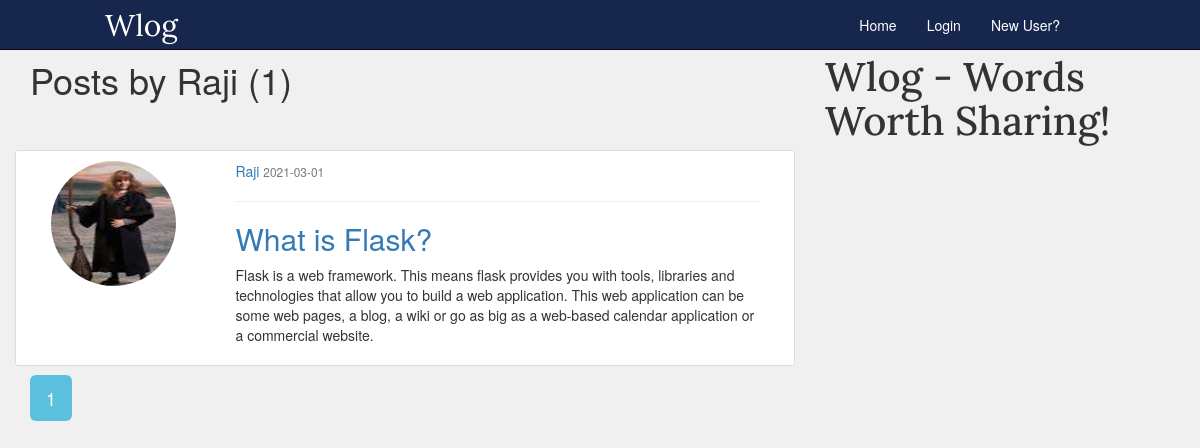
Page /user/Raji on the committed database.
### blog/models.py (models this page shows, shortened)
class User(db.Model,UserMixin):
    id=db.Column(db.Integer,primary_key=True)
    username=db.Column(db.String(20),unique=True,nullable=False)
    email=db.Column(db.String(120),unique=True,nullable=False)
    image_file=db.Column(db.String(20),nullable=False,default='default.jpg')
    password=db.Column(db.String(60),nullable=False)
    posts=db.relationship('Post',backref='author',lazy=True)

class Post(db.Model):
    id=db.Column(db.Integer,primary_key=True)
    title=db.Column(db.String(100),nullable=False)
    date_posted=db.Column(db.DateTime,nullable=False,default=datetime.utcnow)
    content=db.Column(db.Text,nullable=False)
    user_id=db.Column(db.Integer,db.ForeignKey('user.id'),nullable=False)

### blog/users/routes.py (the view)
@users.route("/user/<string:username>")
def user_posts(username):
    page= request.args.get('page', 1, type=int)
    user=User.query.filter_by(username=username).first_or_404()
    posts=Post.query.filter_by(author=user)\
           .order_by(Post.date_posted.desc())\
           .paginate(page=page, per_page=5)
    return render_template('user_posts.html',posts=posts,user=user)

### blog/templates/user_posts.html
{% extends "layout.html" %}
{% block content %}
	<h1 class="mb-3"> Posts by {{ user.username }} ({{ posts.total }})</h1>
	{% for post in posts.items %}
		<div class="content-section row rowstyle">
		<div class="col-sm-3">
		<img class="img-circle account-img" src="{{url_for('static',filename='profile_pics/'+post.author.image_file)}}">
		</div>
		<div class="col-sm-9">
            <div class="article-metadata">
              <a class="mr-2" href="{{ url_for('users.user_posts', username=post.author.username) }}">{{ post.author.username }}</a>
              <small class="text-muted">{{ post.date_posted.strftime('%Y-%m-%d') }}</small>
            </div>
			<hr>
            <h2><a class="article-title" href="{{url_for('posts.post',post_id=post.id) }}">{{ post.title }}</a></h2>
            <p class="article-content">{{ post.content }}</p>
          </div>
		 </div>
	  {% endfor %}
	  {% for page_num in posts.iter_pages(left_edge=1, right_edge=1, left_current=1, right_current=2) %}
      {% if page_num %}
        {% if posts.page == page_num %}
          <a class="btn-lg btn-info" href="{{ url_for('users.user_posts', username=user.username, page=page_num) }}">{{ page_num }}</a>
        {% else %}
          <a class="btn-lg btn-outline-info" href="{{ url_for('users.user_posts', username=user.username, page=page_num) }}">{{ page_num }}</a>
        {% endif %}
      {% else %}
        ...
      {% endif %}
    {% endfor %}
{% endblock content %}

### blog/templates/layout.html (shortened to what this page needs)
<html>
<head>
	<link rel="stylesheet" href="https://maxcdn.bootstrapcdn.com/bootstrap/3.3.7/css/bootstrap.min.css" >
	<link rel="stylesheet" type="text/css" href="{{ url_for('static', filename='layout-style.css') }}">
    <link rel="stylesheet" href="https://cdn.syncfusion.com/ej2/material.css" />
</head>
<body>
	<nav class="navbar  navbar-inverse navbar-fixed-top navbar-custom">
        <div class="container-fluid">
            <div class="navbar-header">
                <a class="navbar-brand" href="#">Wlog</a>
            </div>
            <div class="collapse navbar-collapse" id="mynavbar">
                <ul class="nav navbar-nav navbar-right">
                    <li>
							<a href="{{url_for('main.home')}}">Home</a>
					</li>
						{% if current_user.is_authenticated %}
					<li>
							<a href="{{url_for('posts.new_post')}}">Create Post</a>
					</li>
					<li>
							<a href="{{url_for('users.account')}}">Account</a>
					</li>
					<li>
							<a href="{{url_for('users.logout')}}">Logout</a>
					</li>
						{% else %}
					<li>
							<a href="{{url_for('users.login')}}">Login</a>
                    </li>
                    <li>
                        <a href="{{url_for('users.register')}}">New User?</a>
                    </li>
					{% endif %}
                </ul>
            </div>
        </div>
    </nav>
	<div class="container">
		<div class="row rowstyle">
			<div class="col-sm-8">
				{% block content %} {% endblock %}
			</div>
			<div class="col-sm-4">
				<h2 class="description">Wlog - Words Worth Sharing!</h2>
				<div class="sidebarsection" id="element"/>
				</div>
		</div>
	</div>
</body>
</html>

### blog/static/layout-style.css (style rules this page uses)
body { background-color:rgb(240,240,240) }
.container { margin-top:40px; }
.navbar a { color:white !important; }
.navbar-right { padding-right:90px; }
.navbar-brand { padding-left:50px; font-size:30px; font-family: 'Lora', serif; font-style: bold }
.navbar-custom { background-color:#16264c; }
.description { font-family: 'Lora', serif; font-style: bold; font-size:40px; margin:15px; }
.sidebarsection { font-family: 'Libre' , serif; padding: 10px 20px; margin-bottom: 20px; margin-top:20px; }
.account-img { height: 125px; width: 125px; margin-bottom: 16px; }
.content-section { background:rgb(256,256,256); padding: 10px 20px; border: 1px solid #dddddd; border-radius: 3px; margin-bottom: 20px; margin-top:50px; }
@media (min-width: 768px) { .navbar-header { position:absolute; left:70px; } }
@media (min-width: 768px) { .navbar-right { position:absolute; right:50px; } }

### rows in the picture
User: username "Raji"
Post: image_file (picture), author.username "Raji", date_posted "2021-03-01", title "What is Flask?", content "Flask is a web framework. This means flask provides you with tools, libraries and technologies that allow you to build a web application. This web application can be some web pages, a blog, a wiki or go as big as a web-based calendar application or a commercial website."

### other values in the picture
{{ posts.total }} "1"
{{ page_num }} "1"
